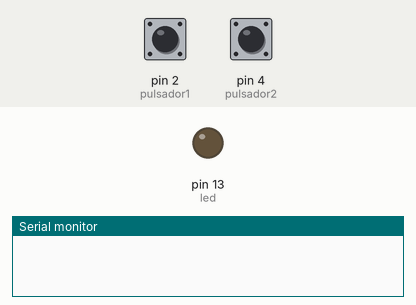
A sketch run on a simulated Arduino Uno, built with avr-gcc and run on an emulated ATmega328P. Parts: output pins drawn as LEDs (lit = HIGH), the last lines printed to the serial monitor. Dashed ring = blinking. The inputs (shaded band) are chosen by the test bench; at power-on: pin 2 (pulsador1) HIGH, pin 4 (pulsador2) LOW.

Above: at 1.2 s.
1.3 s: pin 2 (pulsador1) pulled LOW for 0.15 s
At 2.45 s:
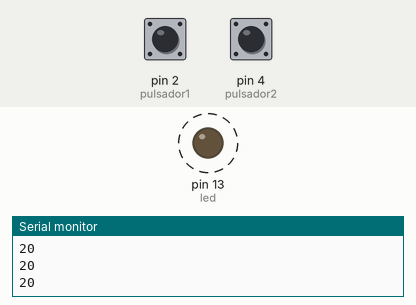
4.4 s: pin 4 (pulsador2) pulled HIGH for 3.2 s
At 8.05 s:
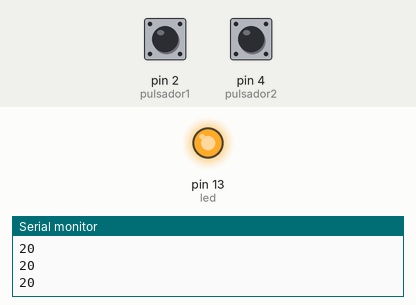
Timing chart, 0 to 15.1 s (numbered marks = the images above; inputs shaded):
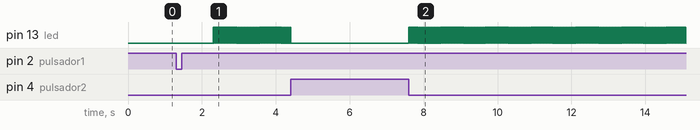

The sketch:

lucesNavidenias.ino
```cpp
int led = 13; // // Puerto digital 13 - Led
int pulsador1 = 2; // Puerto digital 2 - Pulsador S1
int pulsador2 = 4; // Puerto digital 4 - Pulsador S2
int contador = 0; // Contador inicializado en 0
boolean encendido = false; //Led no está listo para encenderse
boolean programado= false; //Rutina desprogramada

void setup()
{
 Serial.begin(9600);
 pinMode(pulsador1,INPUT);
 pinMode(pulsador2,INPUT);
 pinMode(led,OUTPUT);
}

void loop()
{
  if (programado==false && digitalRead(pulsador1)==LOW) // Rutina desprogramada y pulsador S1 oprimido (NC)
  {
    while(digitalRead(pulsador1)==LOW)
    {
    contador += 20; // Contador incremente de 20 en 20
    Serial.println(contador);
    delay(1000);
    }
    programado = true; //Rutina programada
    encendido = true; //Led está listo para encenderse
    Serial.println("Rutina programada");

  }

  else if (programado==true && digitalRead(pulsador2)==LOW) // Rutina programada y pulsador S2 oprimido (NC)
  {
    Serial.println("Rutina iniciada");
    while (digitalRead(pulsador2)==LOW)
    {
    digitalWrite(led,HIGH); // Led encendido
    delay(contador);
    digitalWrite(led,LOW); // Led apagado
    delay(contador);
    Serial.println(contador);
    }
    Serial.println("Rutina finalizada");
  }

  else if ((digitalRead(pulsador1)==LOW && digitalRead(pulsador2)==LOW) && (encendido==true && programado==true))// Rutina programada,Led listo y pulsador S1/S2 oprimidos (NC)
  {
    while ((digitalRead(pulsador1)==LOW && digitalRead(pulsador2)==LOW))
    {
    contador=0;
    encendido = false;
    programado= false;
    digitalWrite(led,LOW);
    }
    Serial.println("Contador reiniciado");
    delay(1000);
  }
}
```

Measured:
- after the input at 1.3 s, pin 13 (led): alternates HIGH for 0.02 s and LOW for 0.02 s, starting after 1.0 s
